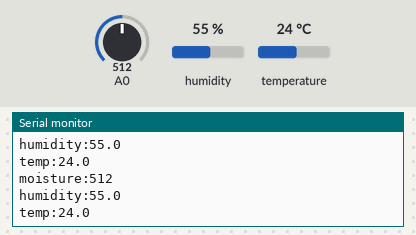
Bench run of a sketch on a simulated Arduino Uno, built with avr-gcc and run on an emulated ATmega328P. Parts: the last lines printed to the serial monitor. The test bench sets the inputs (shaded band); at power-on: humidity 55 %, A0 = 512, temperature 24 °C.

Above: at 1.8 s.
1.9 s: humidity set to 22 %
At 3.0 s:
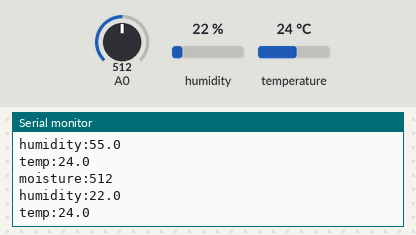
3.4 s: A0 set to 716
At 4.7 s:
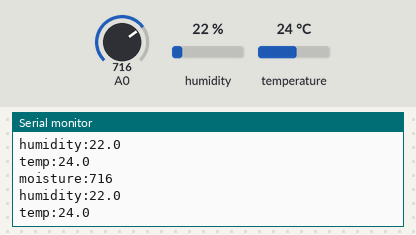
4.9 s: temperature set to 12 °C
At 6.1 s:
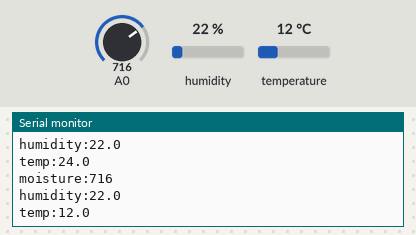
6.4 s: A0 set to 900
At 7.8 s:
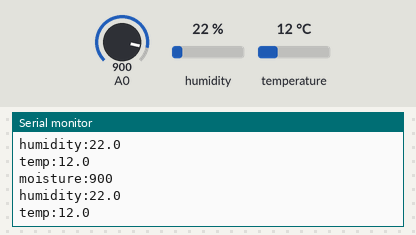
7.9 s: humidity set to 40 %
At 9.2 s:
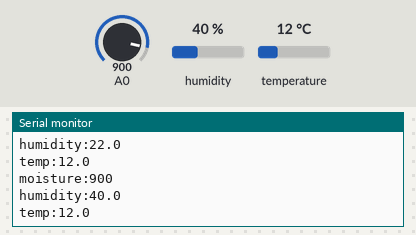
Timing chart, 0 to 10.4 s (numbered marks = the images above; inputs shaded):
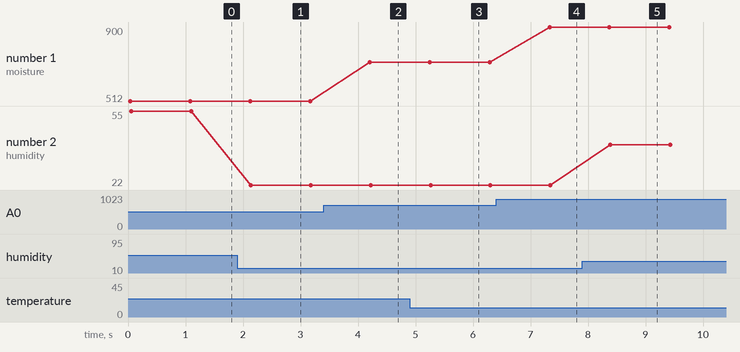

The sketch:

combined.ino
```cpp
#include <SparkFunHTU21D.h>

HTU21D humidity;

void setup() {
  Serial.begin(9600); // open serial port, set the baud rate as 9600 bps
  humidity.begin();
}

void loop() {
  String moisture = String(analogRead(0), DEC); //connect sensor to Analog 0
  String humd = String(humidity.readHumidity(), 1);
  String temp = String(humidity.readTemperature(), 1);

  String moisture_msg = String("moisture:" + moisture);
  String humidity_msg = String("humidity:" + humd);
  String temp_msg = String("temp:" + temp);

  Serial.println(moisture_msg);
  Serial.println(humidity_msg);
  Serial.println(temp_msg);

  delay(1000);
}
```

Measured:
- after the input at 1.9 s, the serial monitor: prints a new line after 0.24 s (image 1)
- after the input at 3.4 s, the serial monitor: prints a new line after 0.81 s (image 2)
- after the input at 4.9 s, the serial monitor: prints a new line after 0.38 s (image 3)
- after the input at 6.4 s, the serial monitor: prints a new line after 0.93 s (image 4)
- after the input at 7.9 s, the serial monitor: prints a new line after 0.49 s (image 5)
- plotted number 1: 512 → 716 after the input at 3.4 s, 716 → 900 after the input at 6.4 s
- plotted number 2: 55 → 22 after the input at 1.9 s, 22 → 40 after the input at 7.9 s
